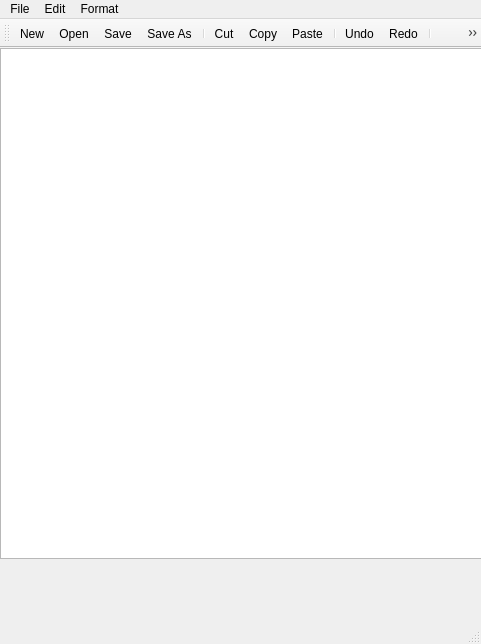
<?xml version="1.0" encoding="UTF-8"?>
<ui version="4.0">
 <class>MainWindow</class>
 <widget class="QMainWindow" name="MainWindow">
  <property name="geometry">
   <rect>
    <x>0</x>
    <y>0</y>
    <width>481</width>
    <height>644</height>
   </rect>
  </property>
  <property name="windowTitle">
   <string>MainWindow</string>
  </property>
  <widget class="QWidget" name="centralWidget">
   <widget class="QTextEdit" name="textEdit">
    <property name="geometry">
     <rect>
      <x>0</x>
      <y>0</y>
      <width>491</width>
      <height>511</height>
     </rect>
    </property>
   </widget>
  </widget>
  <widget class="QMenuBar" name="menuBar">
   <property name="geometry">
    <rect>
     <x>0</x>
     <y>0</y>
     <width>481</width>
     <height>25</height>
    </rect>
   </property>
   <widget class="QMenu" name="menuFile">
    <property name="title">
     <string>File</string>
    </property>
    <addaction name="actionNew"/>
    <addaction name="actionOpen"/>
    <addaction name="actionSave"/>
    <addaction name="actionSave_as"/>
    <addaction name="separator"/>
    <addaction name="actionExit"/>
   </widget>
   <widget class="QMenu" name="menuEdit">
    <property name="title">
     <string>Edit</string>
    </property>
    <addaction name="actionCopy"/>
    <addaction name="actionCut"/>
    <addaction name="actionPaste"/>
    <addaction name="separator"/>
    <addaction name="actionUndo"/>
    <addaction name="actionRedo"/>
   </widget>
   <widget class="QMenu" name="menuFormat">
    <property name="title">
     <string>Format</string>
    </property>
    <addaction name="actionBold"/>
    <addaction name="actionItalic"/>
    <addaction name="actionUnderlined"/>
   </widget>
   <addaction name="menuFile"/>
   <addaction name="menuEdit"/>
   <addaction name="menuFormat"/>
  </widget>
  <widget class="QStatusBar" name="statusBar"/>
  <widget class="QToolBar" name="mainToolBar">
   <attribute name="toolBarArea">
    <enum>TopToolBarArea</enum>
   </attribute>
   <attribute name="toolBarBreak">
    <bool>false</bool>
   </attribute>
   <addaction name="actionNew"/>
   <addaction name="actionOpen"/>
   <addaction name="actionSave"/>
   <addaction name="actionSave_as"/>
   <addaction name="separator"/>
   <addaction name="actionCut"/>
   <addaction name="actionCopy"/>
   <addaction name="actionPaste"/>
   <addaction name="separator"/>
   <addaction name="actionUndo"/>
   <addaction name="actionRedo"/>
   <addaction name="separator"/>
   <addaction name="actionBold"/>
   <addaction name="actionItalic"/>
   <addaction name="actionUnderlined"/>
  </widget>
  <action name="actionNew">
   <property name="icon">
    <iconset resource="notepadresources.qrc">
     <normaloff>:/Images/new.png</normaloff>:/Images/new.png</iconset>
   </property>
   <property name="text">
    <string>New</string>
   </property>
  </action>
  <action name="actionOpen">
   <property name="icon">
    <iconset resource="notepadresources.qrc">
     <normaloff>:/Images/folder.png</normaloff>:/Images/folder.png</iconset>
   </property>
   <property name="text">
    <string>Open</string>
   </property>
  </action>
  <action name="actionSave">
   <property name="icon">
    <iconset resource="notepadresources.qrc">
     <normaloff>:/Images/save.png</normaloff>:/Images/save.png</iconset>
   </property>
   <property name="text">
    <string>Save</string>
   </property>
  </action>
  <action name="actionSave_as">
   <property name="icon">
    <iconset resource="notepadresources.qrc">
     <normaloff>:/Images/saveas.png</normaloff>:/Images/saveas.png</iconset>
   </property>
   <property name="text">
    <string>Save As</string>
   </property>
  </action>
  <action name="actionCopy">
   <property name="icon">
    <iconset resource="notepadresources.qrc">
     <normaloff>:/Images/copy.png</normaloff>:/Images/copy.png</iconset>
   </property>
   <property name="text">
    <string>Copy</string>
   </property>
  </action>
  <action name="actionCut">
   <property name="icon">
    <iconset resource="notepadresources.qrc">
     <normaloff>:/Images/scissors.png</normaloff>:/Images/scissors.png</iconset>
   </property>
   <property name="text">
    <string>Cut</string>
   </property>
  </action>
  <action name="actionPaste">
   <property name="icon">
    <iconset resource="notepadresources.qrc">
     <normaloff>:/Images/paste.png</normaloff>:/Images/paste.png</iconset>
   </property>
   <property name="text">
    <string>Paste</string>
   </property>
  </action>
  <action name="actionUndo">
   <property name="icon">
    <iconset resource="notepadresources.qrc">
     <normaloff>:/Images/undo.png</normaloff>:/Images/undo.png</iconset>
   </property>
   <property name="text">
    <string>Undo</string>
   </property>
  </action>
  <action name="actionRedo">
   <property name="icon">
    <iconset resource="notepadresources.qrc">
     <normaloff>:/Images/redo.png</normaloff>:/Images/redo.png</iconset>
   </property>
   <property name="text">
    <string>Redo</string>
   </property>
  </action>
  <action name="actionBold">
   <property name="icon">
    <iconset resource="notepadresources.qrc">
     <normaloff>:/Images/bold.png</normaloff>:/Images/bold.png</iconset>
   </property>
   <property name="text">
    <string>Bold</string>
   </property>
  </action>
  <action name="actionItalic">
   <property name="icon">
    <iconset resource="notepadresources.qrc">
     <normaloff>:/Images/italic.png</normaloff>:/Images/italic.png</iconset>
   </property>
   <property name="text">
    <string>Italic</string>
   </property>
  </action>
  <action name="actionUnderlined">
   <property name="icon">
    <iconset resource="notepadresources.qrc">
     <normaloff>:/Images/underline.png</normaloff>:/Images/underline.png</iconset>
   </property>
   <property name="text">
    <string>Underlined</string>
   </property>
  </action>
  <action name="actionExit">
   <property name="text">
    <string>Exit</string>
   </property>
  </action>
 </widget>
 <layoutdefault spacing="6" margin="11"/>
 <resources>
  <include location="notepadresources.qrc"/>
 </resources>
 <connections/>
</ui>
